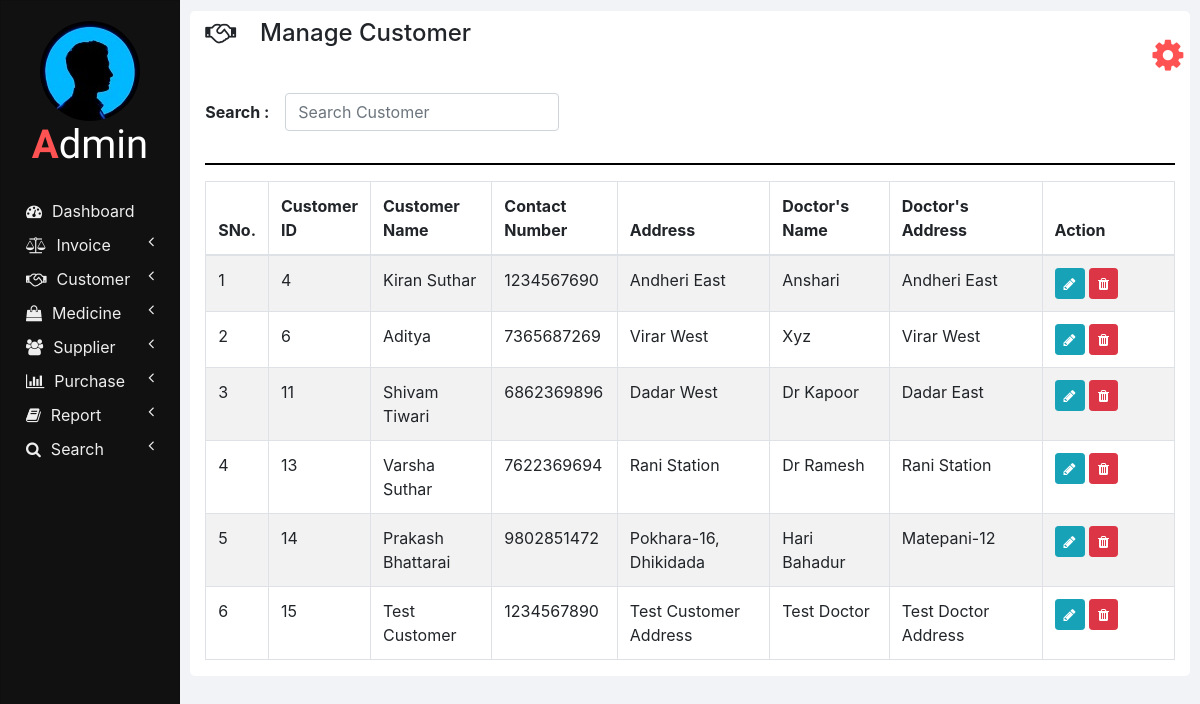
The page /manage_customer.php on the database its author committed.
### tables this page shows
CREATE TABLE `customers` (
  `ID` int(11) NOT NULL,
  `NAME` varchar(20) NOT NULL,
  `CONTACT_NUMBER` varchar(10) NOT NULL,
  `ADDRESS` varchar(100) NOT NULL,
  `DOCTOR_NAME` varchar(20) NOT NULL,
  `DOCTOR_ADDRESS` varchar(100) NOT NULL
);

### php/manage_customer.php (the view, shortened to what this page needs)
<?php
  function showCustomers($id) {
    require "db_connection.php";
    if($con) {
      $seq_no = 0;
      $query = "SELECT * FROM customers";
      $result = mysqli_query($con, $query);
      while($row = mysqli_fetch_array($result)) {
        $seq_no++;
        if($row['ID'] == $id)
          showEditOptionsRow($seq_no, $row);
        else
          showCustomerRow($seq_no, $row);
      }
    }
  }
  function showCustomerRow($seq_no, $row) {
    ?>
    <tr>
      <td><?php echo $seq_no; ?></td>
      <td><?php echo $row['ID'] ?></td>
      <td><?php echo $row['NAME']; ?></td>
      <td><?php echo $row['CONTACT_NUMBER']; ?></td>
      <td><?php echo $row['ADDRESS']; ?></td>
      <td><?php echo $row['DOCTOR_NAME']; ?></td>
      <td><?php echo $row['DOCTOR_ADDRESS']; ?></td>
      <td>
        <button href="" class="btn btn-info btn-sm" onclick="editCustomer(<?php echo $row['ID']; ?>);">
          <i class="fa fa-pencil"></i>
        </button>
        <button class="btn btn-danger btn-sm" onclick="deleteCustomer(<?php echo $row['ID']; ?>);">
          <i class="fa fa-trash"></i>
        </button>
      </td>
    </tr>
    <?php
  }
  ?>

### manage_customer.php (shortened to what this page needs)
<!DOCTYPE html>
<html lang="en" dir="ltr">
  <head>
    <link rel="stylesheet" href="bootstrap/css/bootstrap.min.css">
    <link rel="stylesheet" href="https://use.fontawesome.com/releases/v5.3.1/css/all.css">
    <link rel="stylesheet" href="https://cdnjs.cloudflare.com/ajax/libs/font-awesome/4.7.0/css/font-awesome.min.css">
    <link rel="stylesheet" href="css/sidenav.css">
    <link rel="stylesheet" href="css/home.css">
  </head>
  <body style="max-height: 100%;">
    <div class="container-fluid">
      <div class="container">
        <?php
          require "php/header.php";
          createHeader('handshake', 'Manage Customer');
        ?>
        <div class="row">
          <div class="col-md-12 form-group form-inline">
            <label class="font-weight-bold" for="">Search :&emsp;</label>
            <input type="text" class="form-control" id="" placeholder="Search Customer" onkeyup="searchCustomer(this.value);">
          </div>
          <div class="col col-md-12">
            <hr class="col-md-12" style="padding: 0px; border-top: 2px solid  #000;">
          </div>
          <div class="col col-md-12 table-responsive">
            <div class="table-responsive">
            	<table class="table table-bordered table-striped table-hover">
            		<thead>
            			<tr>
            				<th style="width: 2%;">SNo.</th>
                    <th style="width: 10%;">Customer ID</th>
            				<th style="width: 13%;">Customer Name</th>
                    <th style="width: 13%;">Contact Number</th>
                    <th style="width: 17%;">Address</th>
                    <th style="width: 13%;">Doctor's Name</th>
                    <th style="width: 17%;">Doctor's Address</th>
                    <th style="width: 15%;">Action</th>
            			</tr>
            		</thead>
            		<tbody id="customers_div">
                  <?php
                    require 'php/manage_customer.php';
                    showCustomers(0);
                  ?>
            		</tbody>
            	</table>
            </div>
          </div>
        </div>
      </div>
    </div>
  </body>
</html>

### php/header.php
<?php
  function createHeader($icon, $heading) {
    echo '
    <section class="row content-header">
      <div class="header-title col-md-11">
        <p class="h4 pt-2"><i class="fa fa-'.$icon.'"></i>&emsp;'.$heading.'</p>
      </div>
      <div class="col-md-1 user_options">
        <button class="col col-md-1 m-3" onclick="showOptions();">
          <i class="fa fa-gear"></i>
        </button>
        <div id="mark"><i class="fa fa-play fa-rotate-270"></i></div>
        <ul id="options" class="options list-unstyled" style="display: none;">
          <li>
            <a href="my_profile.php"><i class="fa fa-user"></i><span>My Profile</span></a>
          </li>
          <li>
            <a href="change_password.php"><i class="fa fa-edit"></i><span>Change Password</span></a>
          </li>
          <li>
            <a href="logout.php"><i class="fa fa-key"></i><span>Logout</span></a>
          </li>
        </ul>
      </div>
    </section>
    ';
  }
?>

### css/sidenav.css (style rules this page uses)
body { background-color: #f1f3f6; }
.sidenav { width: 15%; height: 100vh; background-color: #222222; position: fixed; z-index: 1; flex: 1 0 auto; }
.card { width: 100%; height: 100%; top: 0; border-radius: 0; background-color: #111111; }
.logo .logo-caption { font-family: 'Poiret One', cursive; color: #ffffff; text-align: center; margin-bottom: 25px; }
.logo .profile { margin-left: 50%; border-radius: 50%; transform: translate(-50%); }
.logo .tweak { color: #ff5252; font-weight: bold; }
.main-menu-item { padding: 5px 5px; cursor: pointer; }
.main-menu-item > a { color: #eeeeee; text-decoration: none; font-size: 16px; }
.main-menu-item > a > span { margin-left: 10px; }

### css/home.css (style rules this page uses)
html, body { height: 100vh; }
.container-fluid { margin-left: 15%; width: 85%; background: #f1f3f6; padding: 1px 0 0 0; flex: 1 0 auto; }
.container { margin: 0; max-width: 98%; margin: 1%; background-color: #ffffff; border-radius: 5px; }
.user_options button { max-width: 50px; max-height: 50px; font-size: 36px; background-color: #ffffff; color: #ff5252; border: none; outline: none; }

### rows shown on the page
customers: seq_no "1", ID "4", NAME "Kiran Suthar", CONTACT_NUMBER "1234567690", ADDRESS "Andheri East", DOCTOR_NAME "Anshari", DOCTOR_ADDRESS "Andheri East"
customers: seq_no "2", ID "6", NAME "Aditya", CONTACT_NUMBER "7365687269", ADDRESS "Virar West", DOCTOR_NAME "Xyz", DOCTOR_ADDRESS "Virar West"
customers: seq_no "3", ID "11", NAME "Shivam Tiwari", CONTACT_NUMBER "6862369896", ADDRESS "Dadar West", DOCTOR_NAME "Dr Kapoor", DOCTOR_ADDRESS "Dadar East"
customers: seq_no "4", ID "13", NAME "Varsha Suthar", CONTACT_NUMBER "7622369694", ADDRESS "Rani Station", DOCTOR_NAME "Dr Ramesh", DOCTOR_ADDRESS "Rani Station"
customers: seq_no "5", ID "14", NAME "Prakash Bhattarai", CONTACT_NUMBER "9802851472", ADDRESS "Pokhara-16, Dhikidada", DOCTOR_NAME "Hari Bahadur", DOCTOR_ADDRESS "Matepani-12"
customers: seq_no "6", ID "15", NAME "Test Customer", CONTACT_NUMBER "1234567890", ADDRESS "Test Customer Address", DOCTOR_NAME "Test Doctor", DOCTOR_ADDRESS "Test Doctor Address"

### other values the page prints
$heading "Manage Customer"
